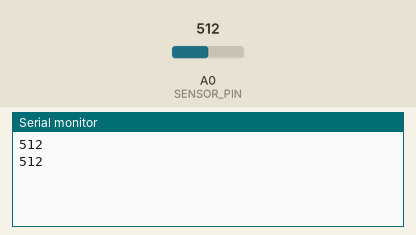
Recording of a sketch running on a simulated Arduino Uno, built with avr-gcc and run on an emulated ATmega328P. Parts: the last lines printed to the serial monitor. Inputs (shaded band) come from the test bench; at power-on: A0 (SENSOR_PIN) = 512.

Above: at 1.8 s.
1.9 s: A0 (SENSOR_PIN) set to 716
At 2.8 s:
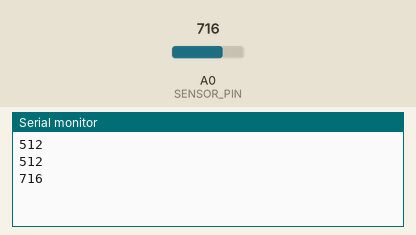
3.4 s: A0 (SENSOR_PIN) set to 900
At 4.4 s:
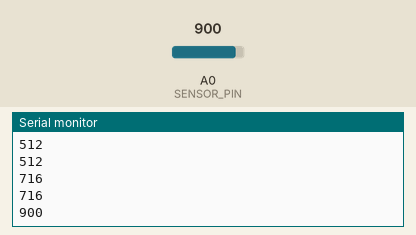
Timing chart, 0 to 6.4 s (numbered marks = the images above; inputs shaded):
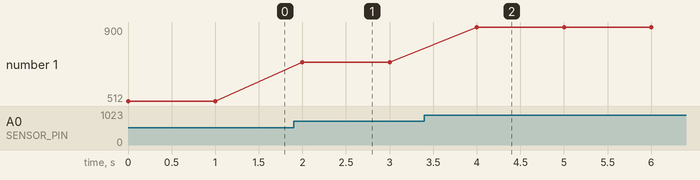

Measured:
- after the input at 1.9 s, the serial monitor: prints a new line after 0.10 s (image 1)
- after the input at 3.4 s, the serial monitor: prints a new line after 0.60 s (image 2)
- plotted number 1: 512 → 716 after the input at 1.9 s, 716 → 900 after the input at 3.4 s

The sketch:

photoResistor.ino
```cpp
// Photo resistor sends data to analog input.
// We print data to serial port

#define SENSOR_PIN A0

void setup() {
  // put your setup code here, to run once:
  Serial.begin(9600);
}

void loop() {
  // put your main code here, to run repeatedly:
  Serial.println(analogRead(SENSOR_PIN));
  delay(1000);
}
```
